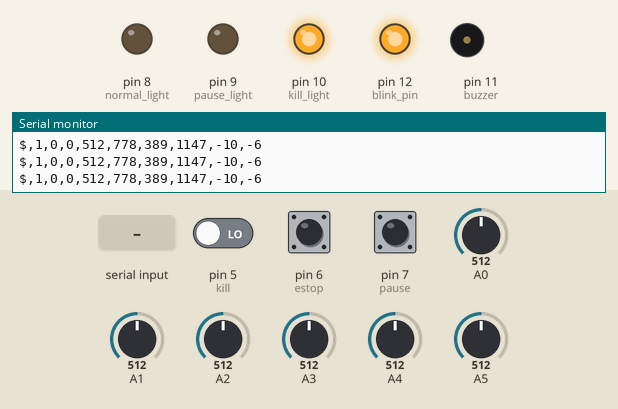
Recording of a sketch running on a simulated Arduino Uno, built with avr-gcc and run on an emulated ATmega328P. On the bench: output pins drawn as LEDs (lit = HIGH), buzzer (waves = sounding, pin HIGH), the last lines printed to the serial monitor. The test bench sets the inputs (shaded band); at power-on: pin 6 (estop) LOW, A3 = 512, pin 5 (kill) LOW, pin 7 (pause) HIGH, A0 = 512, A1 = 512, A2 = 512, A4 = 512, A5 = 512.

Above: at 2.2 s.
2.3 s: pin 6 (estop) pulled HIGH for 0.15 s
At 2.37 s:
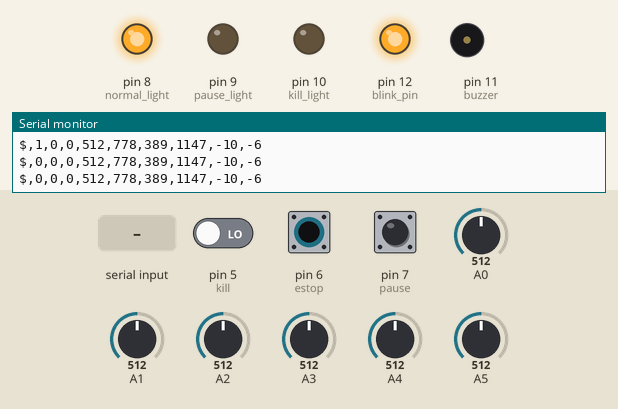
3.9 s: "F" received over Serial
At 5.0 s:
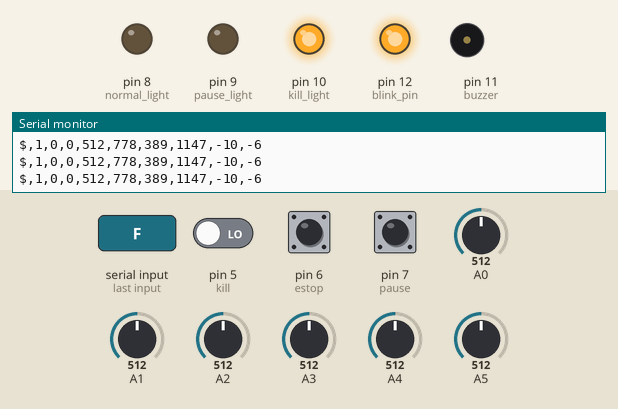
5.4 s: "A" received over Serial
At 6.5 s:
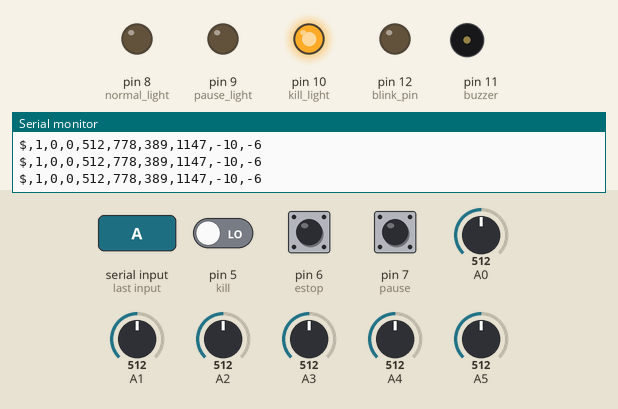
6.9 s: pin 6 (estop) pulled HIGH for 1 s
At 7.7 s:
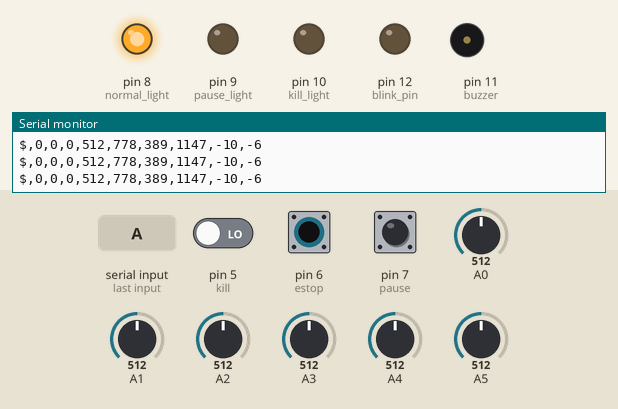
12.4 s: A3 set to 684
15.4 s: A3 set to 703
Timing chart, 0 to 17.9 s (numbered marks = the images above; inputs shaded):
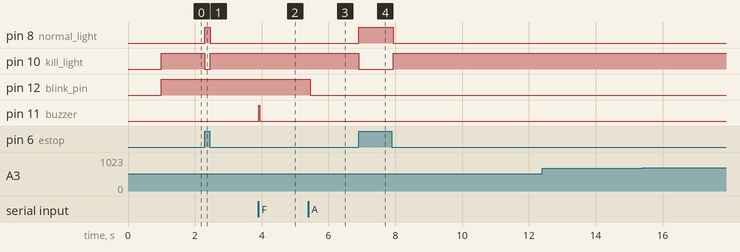

Measured:
- after the input at 2.3 s, pin 8 (normal_light): LOW → HIGH at once, → LOW 0.16 s later; pin 10 (kill_light): HIGH → LOW at once, → HIGH 0.16 s later
- after the input at 3.9 s, pin 11 (buzzer): LOW → HIGH at once, → LOW 0.03 s later
- after the input at 5.4 s, pin 12 (blink_pin): HIGH → LOW after 0.05 s
- after the input at 6.9 s, pin 8 (normal_light): LOW → HIGH at once, → LOW 1.0 s later; pin 10 (kill_light): HIGH → LOW at once, → HIGH 1.0 s later

The sketch:

Towerlight.ino
```cpp
int low_thresh = 696; // 696 is roughly 3.4 volts for threshold for low voltage on a LiPo cell. When scaled down, byte 174 will be the threshold
int high_thresh = 921; // Corresponds to about 4.5V

// Drive Mode manual or auto
bool automode;

// For monitoring pause, kill, e-stop
int estop= 6; // at com terminal of normal relay ESTOP
int kill = 5; // at the power+ of the normal relay KILL
int pause = 7; // at the power+ of the pause relay (must find this!) PAUSE is inverted as well
//pins for lights
int normal_light = 8; //tower light for normal operating conditions
int pause_light = 9;  //tower light for pause state
int kill_light = 10;  //tower light for kill state
int blink_pin = 12;   //connection for blinking lights Blinking is low and solid is high
int buzzer = 11;

int kill_state;
int pause_state;
int estop_state; //estop is inverted with 1 being up and 0 down!

const double scale_factor[6] =  {
  1.00, 2.52, 3.28, 5.52, 5.50, 5.49
}; // Determined by voltage monitor voltage dividers. Scale these back up to 22.2V scale

//int tempPin = A6; // Temperature readings

unsigned long safety_light_time = 0;

// *** UNFINISHED

//int swap; // Tells if the batteries have been swapped. Put two limit switches in series, so only when both batteries are inserted,

// *** UNFINISHED


void setup()
{
  Serial.begin(9600);
  delay(1000);
  //pinMode(cell_voltage_LED, OUTPUT);
  //pinMode(cell_voltage_BUZZER, OUTPUT);
  //pinMode(Mode_LED, OUTPUT);
  //pinMode(Mode_LED_Power,OUTPUT);
  pinMode(estop, INPUT);
  pinMode(kill, INPUT);
  pinMode(pause, INPUT);
  //pinMode(tempPin, INPUT);
  pinMode(normal_light, OUTPUT);
  pinMode(pause_light, OUTPUT);
  pinMode(kill_light, OUTPUT);
  pinMode(blink_pin, OUTPUT);
  pinMode(buzzer, OUTPUT);

  digitalWrite(kill_light, LOW);
  digitalWrite(pause_light, LOW);
  digitalWrite(normal_light, LOW);
  digitalWrite(blink_pin, HIGH);

  //digitalWrite(Mode_LED_Power,HIGH); // always power 4 module relay (sainsmart)
  //digitalWrite(Mode_LED,HIGH); // Initialize safety light to MANUAL mode
  automode = false;
}


// Prints on serial bus in the following form: STX (1 Byte), STATES (1 Byte), CELLS (6 * 2 Bytes, 12 total. High byte, then low byte), TEMP (2 Bytes, high byte, then low byte), ETX (1 Byte)
void loop()
{
  kill_state = digitalRead(kill);
  pause_state = digitalRead(pause);
  estop_state = digitalRead(estop);

  if(kill_state || !estop_state)
  {
    digitalWrite(pause_light,LOW);
    digitalWrite(normal_light,LOW);
    digitalWrite(kill_light,HIGH);
  }
  else if(!pause_state)
  {
    digitalWrite(normal_light,LOW);
    digitalWrite(kill_light,LOW);
    digitalWrite(pause_light,HIGH);
  }
  else
  {
    digitalWrite(pause_light,LOW);
    digitalWrite(kill_light,LOW);
    digitalWrite(normal_light,HIGH);
  }

  char command;

  if (Serial.available() > 0) // check for
  {
     command = Serial.read();
     command -= (command >= 'a' ? ('a' - 'A') : 0); // Convert letter sent to uppercase if it is uppercase
     arduino_read_state(command); // These commands have to do with the state of the robot
     GPS_Read(command); // F = fixed (GPS has heading), S == searching (looking for heading), O == Off
  }

  Serial.print("$");
  check_emergency_system(); // Read and print state of emergency system. E-stop, pause, kill
  read_cells(); // Read and print cell voltages, manage warning light & buzzer
  //check_temp(); // Read and print temperature
  Serial.print("\r\n");
  delay(50);
}


// Read and report over Serial USB if robot is Off, Auto, or Manual mode. Control LED
void arduino_read_state(char cmd)
{
  if (cmd == 'M')
  {
    automode = false;
    digitalWrite(blink_pin, HIGH);
  }
  else if (cmd == 'A')
  {
    automode = true;
    digitalWrite(blink_pin, LOW);
  }
}


// Reads state of the GPS from the computer and drives RGB Led
void GPS_Read(char cmd)
{
  if (cmd == 'F' && !automode)
  {
    digitalWrite(buzzer, HIGH);
    delay(30);
    digitalWrite(buzzer, LOW);
  }
}


// Checks and sends status of E-stop, pause and kill in the form of a byte. Pause is least-significant, then kill, then E_stop
void check_emergency_system()//fix with a list of integers for each item keep order(estop, kill, pause)
{
  Serial.print(",");
  Serial.print(!estop_state);
  Serial.print(",");
  Serial.print(kill_state);
  Serial.print(",");
  Serial.print(!pause_state);
}

// Function reads cell voltages on the LiPo battery and sends results as a byte to laptop with serial communication
// Format of Tx communication: C6 Volt, C5 Volt, ... C1 Volt, t (termination)
// To decode cell voltages to unit Volts, Decode from hex to decimal, then multiply by 5/1024
void read_cells()
{
  int cell_readings[6] =  {
    analogRead(A0), analogRead(A1), analogRead(A2), analogRead(A3), analogRead(A4), analogRead(A5)
  };
  // Holds raw analog readings from arduino 0-1023. Pin A0 reads Cell 1, pin A1 reads Cell 2, ... pin A5 reads Cell 6

  int vLimit = 0; // How many times a lower or upper threshold has been crossed

  for (int i = 0; i < 6; i++)
  {
    cell_readings[i] = cell_readings[i] * scale_factor[i]; // Scale back up voltages (since voltage divider scales down). Units are in Volts*5/1023
  }

  for (int i = 5; i >= 0; i--) // Calculate voltages of each cell, check if they are too low or too high
  {
    if (i > 0)
    {
      cell_readings[i] = cell_readings[i] - cell_readings[i - 1]; // Each should be roughly 695 (3.7V)
    }

    if (cell_readings[i] < low_thresh || cell_readings[i] > high_thresh) // Check if cell voltage is too low or too high
    {
      vLimit++;
    }
  }

  for (int i = 0; i < 6; i++)
  {
    Serial.print(",");
    Serial.print(cell_readings[i]);
  }

  /*if (vLimit > 0) // Sound the alarm
  {
    digitalWrite(cell_voltage_LED, HIGH), digitalWrite(cell_voltage_BUZZER, HIGH);
  }
  else
  {
    digitalWrite(cell_voltage_LED, LOW), digitalWrite(cell_voltage_BUZZER, LOW);
  }*/
}

// Checks and sends temperature in the form of an int, must be converted to celsius double using:   temp_C = (((temp_C * 5000)/1024)-500)/10

/*void check_temp()
{
  int temp = analogRead(tempPin);
  //Serial.write(temp/256); // High Byte
  //Serial.write(temp%256); // Low Byte

  Serial.print(",");
  Serial.print(temp);
}*/
```
